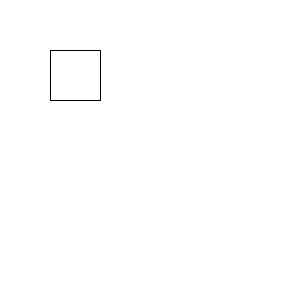
Frame 1 (no input)
Frame 60 (the mouse pressed at the canvas centre just before this capture): identical to frame 1, image omitted
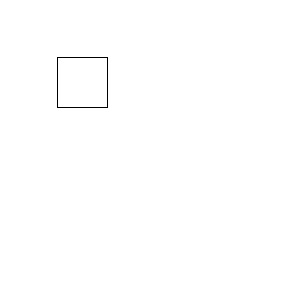
Frame 120 (the mouse held since frame 60 and released just before this capture)

The Processing sketch that drew these frames (run headless with seeded random() and noise(); from frame 60 on, the mouse is pressed at the canvas centre):

// Processing sketch: react_to_mouse
// ── react_to_mouse.pde
float x = 50;
float y = 50;
boolean a = true;
boolean running = true;
void setup() {
  size(300, 300);
}

void draw() {
  background(255);
  rect(x, y, 50, 50);
  if(mousePressed) {
    running = true;
  }
  
  if(running) {
          if(a) {
            x = x + 1;
            y = y + 1;
          } else {
            x = x - 1;
            y = y - 1;
          }
          if(x > 75) {
            a = !a;
            x = 75;
          }
          if(x < 50) {
            a = !a;
            x = 50;
            running = false;
          }
  }
}
